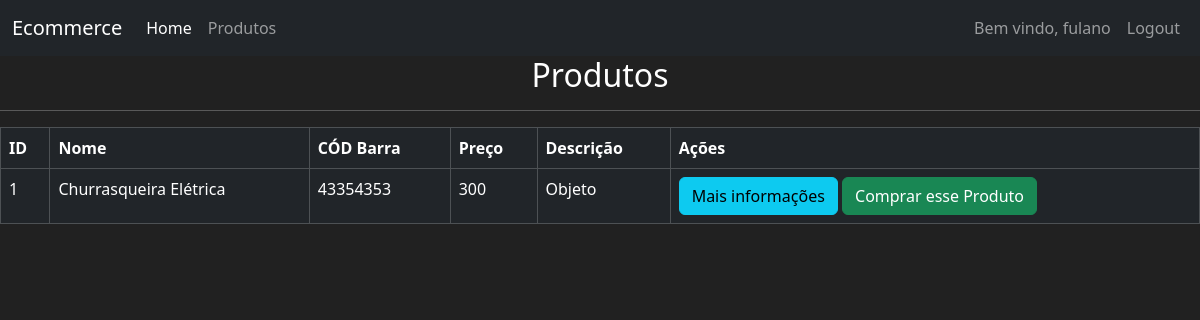
Page /produtos (signed in) on the committed database.
### mercado/models.py (models this page shows, shortened)
class User(db.Model, UserMixin):
    id = db.Column(db.Integer, primary_key=True)
    usuario = db.Column(db.String(length=30), nullable=False, unique=True)
    email = db.Column(db.String(length=50),nullable = False, unique = True)
    senha = db.Column(db.String(length=60), nullable = False, unique=True)
    valor = db.Column(db.Integer, nullable = False, default=5000)
    itens = db.relationship('Item', backref="dono_user",lazy=True)
    @property
    def senhacrip(self):
        return self.senhacrip

class Item(db.Model):
    id = db.Column(db.Integer, primary_key=True)
    nome = db.Column(db.String(length=30), nullable=False, unique=True)
    preco = db.Column(db.Integer, nullable = False)
    cod_barra = db.Column(db.String(length=12), nullable = False, unique=True)
    descricao = db.Column(db.String(length=1024), nullable = False, unique=True)
    dono = db.Column(db.Integer, db.ForeignKey('user.id'))

### mercado/routes.py (the view)
@app.route('/produtos')
def page_produto():
    itens=Item.query.all()
    return render_template("produtos.html",itens=itens)

### mercado/models.py (called while the page is built)
@login_manager.user_loader
def load_user(user_id):
    return User.query.get(int(user_id))

### mercado/templates/produtos.html (shortened to what this page needs)
{%extends 'base.html'%}
{%block conteudos%}
  <h2 style="text-align: center;">Produtos</h2>
      <hr>
      <table class="table table-hover table-dark table-bordered">
        <thead>
          <tr>
            <th scope="col">ID</th>
            <th scope="col">Nome</th>
            <th scope="col">CÓD Barra</th>
            <th scope="col">Preço</th>
            <th scope="col">Descrição</th>
            <th scope="col">Ações</th>
          </tr>
        </thead>
        <tbody>
          {% for item in itens%}
          <tr>
            <td>{{item.id}}</td>
            <td>{{item.nome}}</td>
            <td>{{item.cod_barra}}</td>
            <td>{{item.preco}}</td>
            <td>{{item.descricao}}</td>
            <td>
              <button class="btn btn-outline btn-info">Mais informações</button>
              <button class="btn btn-outline btn-success">Comprar esse Produto</button>
            </td>
          </tr>
          {%endfor%}
        </tbody>
      </table>
{%endblock%}

### mercado/templates/base.html (shortened to what this page needs)
<!DOCTYPE html>
<html lang="en">
<head>
    <link rel="stylesheet" href="https://cdn.jsdelivr.net/npm/bootstrap@5.3.3/dist/css/bootstrap.min.css">
</head>
<body>
    <nav class="navbar navbar-expand-lg navbar-dark bg-dark">
        <div class="container-fluid">
          <a class="navbar-brand" href="#">Ecommerce</a>
          <div class="collapse navbar-collapse" id="navbarNavAltMarkup">
            <div class="navbar-nav">
              <a class="nav-link active" aria-current="page" href="{{url_for('page_home')}}">Home</a>
              <a class="nav-link" href="{{url_for('page_produto')}}">Produtos</a>
            </div>
            {% if current_user.is_authenticated%}
             <div class="navbar-nav ms-auto">
              <a class="nav-link" >Bem vindo, {{current_user.usuario}} </a>
              <a class="nav-link" >Logout</a>
            </div>
            {%else%}
            <div class="navbar-nav ms-auto">
              <a class="nav-link" href="{{url_for('page_login')}}">Login</a>
              <a class="nav-link" href="{{url_for('page_cadastro')}}">Cadastro</a>
            </div>
            {%endif%}
          </div>
        </div>
      </nav>
      {%block conteudos%}
      {%endblock%}
</body>
</html>

### mercado/templates/base.html (style rules this page uses)
body { background-color: #212121; color: white; }

### rows in the picture
User: usuario "fulano"
Item: id "1", nome "Churrasqueira Elétrica", cod_barra "43354353", preco "300", descricao "Objeto"
